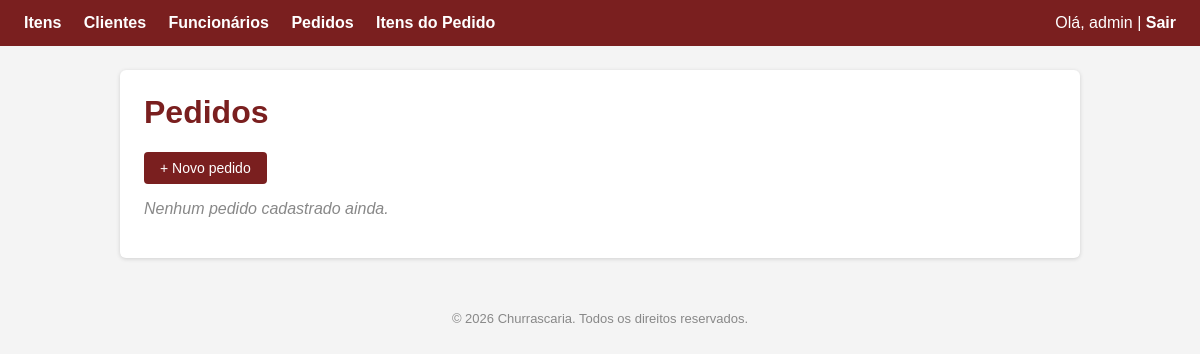
The page /pedidos/ (signed in) on the database as committed earlier.
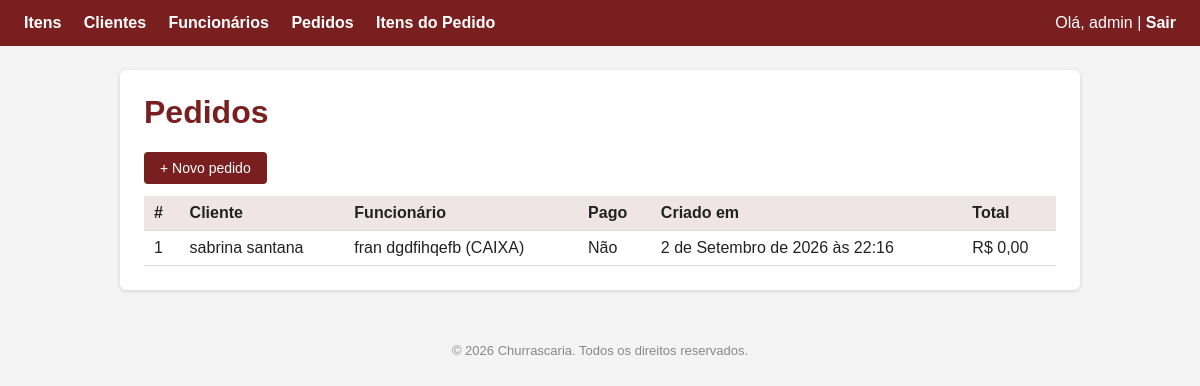
The same page on the database as committed later.
### pedido/models.py (models this page shows, shortened)
class Pedido(models.Model):
    cliente = models.ForeignKey(Cliente, on_delete=models.PROTECT, related_name='pedidos')
    funcionario = models.ForeignKey(Funcionario, on_delete=models.SET_NULL, null=True, related_name='pedidos_atendidos')
    pagamento_efetuado = models.BooleanField(default=False)
    criado_em = models.DateTimeField(auto_now_add=True)
    valor_total = models.DecimalField(max_digits=10, decimal_places=2, default=0)
    itens = models.ManyToManyField(Item, through='itempedido.ItemPedido', related_name='pedidos')

### funcionario/models.py (models this page shows)
class Funcionario(User):
    CARGO_CHOICES = [
        ('GERENTE', 'Gerente'),
        ('GARÇOM', 'Garçom'),
        ('COZINHEIRO', 'Cozinheiro'),
    ]
    cargo = models.CharField(max_length=20, choices=CARGO_CHOICES)
    telefone = models.CharField(max_length=20, blank=True)
    salario = models.DecimalField(max_digits=10, decimal_places=2, default=0.00)
    def __str__(self):
        return f"{self.get_full_name() or self.username} ({self.get_cargo_display()})"

### pedido/views.py (the view)
# urls.py: path('', views.pedido_list, name='pedido_list'),
@login_required
@permission_required('pedido.view_pedido', raise_exception=True)
def pedido_list(request):
    if hasattr(request.user, 'cliente'):
        pedidos = Pedido.objects.filter(cliente=request.user.cliente).order_by('-criado_em')
    else:
        pedidos = Pedido.objects.all().order_by('-criado_em')
    return render(request, 'pedido/pedido_list.html', {'pedidos': pedidos})

### cliente/models.py (called while the page is built)
    def __str__(self):
        return self.get_full_name() or self.username

### templates/pedido/pedido_list.html (shortened to what this page needs)
{% extends 'base.html' %}
{% block content %}
    <h1>Pedidos</h1>
    <a class="btn" href="{% url 'pedido_create' %}">+ Novo pedido</a>
    {% if pedidos %}
        <table>
            <tr>
                <th>#</th>
                <th>Cliente</th>
                <th>Funcionário</th>
                <th>Pago</th>
                <th>Criado em</th>
                <th>Total</th>
            </tr>
            {% for pedido in pedidos %}
                <tr>
                    <td>{{ pedido.id }}</td>
                    <td>{{ pedido.cliente }}</td>
                    <td>{{ pedido.funcionario|default:"—" }}</td>
                    <td>{% if pedido.pagamento_efetuado %}Sim{% else %}Não{% endif %}</td>
                    <td>{{ pedido.criado_em }}</td>
                    <td>R$ {{ pedido.valor_total }}</td>
                </tr>
            {% endfor %}
        </table>
    {% else %}
        <p class="empty">Nenhum pedido cadastrado ainda.</p>
    {% endif %}
{% endblock %}

Rows that differ between the two databases and show on the page:
added Pedido: id "1", cliente "sabrina santana", funcionario "fran dgdfihqefb (CAIXA)", pagamento_efetuado "Não", criado_em "2 de Setembro de 2026 às 22:16", valor_total "0,00"
Other text that changed with them:
text no longer shown: "Nenhum pedido cadastrado ainda."
text now shown: "# Cliente Funcionário Pago Criado em Total"
